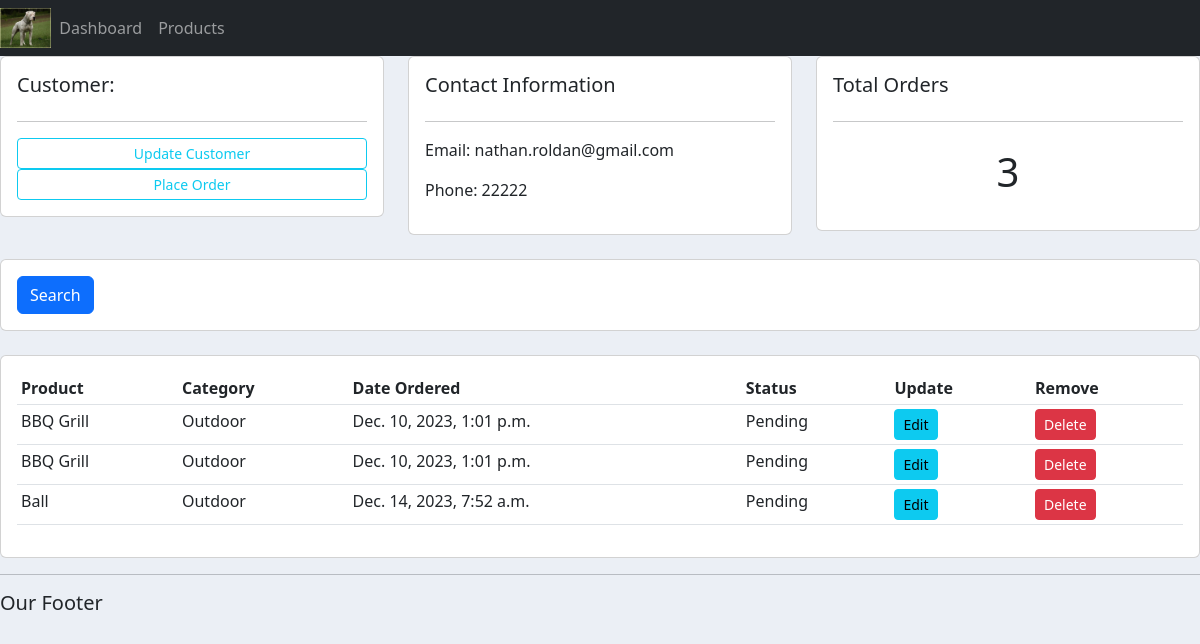
Before: /customer/1/ with the older database file.
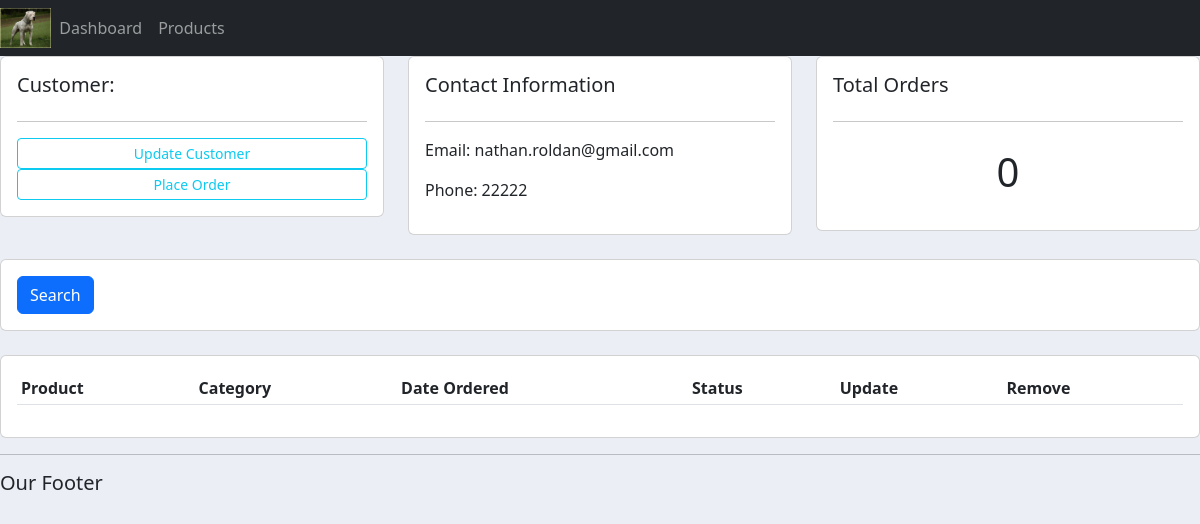
After: the same page with the newer database file.
### accounts/models.py (models this page shows, shortened)
class Order(models.Model):
    STATUS = (
                ('Pending', 'Pending'),
                ('Out for delivery', 'Out for delivery'),
                ('Delivered', 'Delivered')
    )
    customer = models.ForeignKey(Customer, null=True, on_delete=models.SET_NULL)
    product = models.ForeignKey(Product, null=True, on_delete=models.SET_NULL)
    date_created = models.DateTimeField(auto_now_add=True)
    status = models.CharField(max_length=50, null=True, choices=STATUS)

class Product(models.Model):
    CATEGORY = (
                    ('Indoor', 'Indoor'),
                    ('Outdoor', 'Outdoor'),
    )
    name = models.CharField(max_length=50, null=True)
    price = models.FloatField(null=True)
    category = models.CharField(max_length=200, null=True, choices=CATEGORY)
    description = models.CharField(max_length=200, null=True, blank=True)
    date_created = models.DateTimeField(auto_now_add=True)
    tags = models.ManyToManyField(Tag)
    def __str__(self):
        return self.name

### accounts/views.py (the view)
# urls.py: path('customer/<str:pk>/', views.customer, name='customer'),
def customer(request, pk):
    customer = Customer.objects.get(id=pk) #to get the specific Customer via Primar Key (pk)
    total_order = customer.order_set.all().count()
    orders = customer.order_set.all()
    context = {'customer' : customer,
               'total_order' : total_order,
               'orders' : orders,
               }
    return render(request, 'accounts/customer.html', context)

### accounts/templates/accounts/customer.html (shortened to what this page needs)
{% extends 'accounts/main.html' %}
{% block content %}
<div class="row">
    <div class="col-md">
        <div class="card card-body">
            <h5>Customer:</h5>
            <hr>
            <a class="btn btn-outline-info  btn-sm btn-block" href="">Update Customer</a>
            <a class="btn btn-outline-info  btn-sm btn-block" href="#">Place Order</a>
        </div>
    </div>
    <div class="col-md">
        <div class="card card-body">
            <h5>Contact Information</h5>
            <hr>
            <p>Email: {{customer.email}} </p>
            <p>Phone: {{customer.phone}}</p>
        </div>
    </div>
    <div class="col-md">
        <div class="card card-body">
            <h5>Total Orders</h5>
            <hr>
            <h1 style="text-align: center;padding: 10px">{{total_order}}</h1>
        </div>
    </div>
</div>
<br>
<div class="row">
    <div class="col">
        <div class="card card-body">
            <form method="get">
                <button class="btn btn-primary" type="submit">Search</button>
            </form>
        </div>
    </div>
</div>
<br>
<div class="row">
    <div class="col-md">
        <div class="card card-body">
            <table class="table table-sm">
                <tr>
                    <th>Product</th>
                    <th>Category</th>
                    <th>Date Ordered</th>
                    <th>Status</th>
                    <th>Update</th>
                    <th>Remove</th>
                </tr>
                {% for order in orders  %}
                <tr>
                    <td>{{order.product}}</td>
                    <td>{{order.product.category}}</td>
                    <td>{{order.date_created}}</td>
                    <td>{{order.status}}</td>
                    <td><a href="{% url 'update_order' order.id %}" class="btn btn-sm btn-info">Edit</a></td>
                    <td><a href="{% url 'delete_order' order.id %}" class="btn btn-sm btn-danger">Delete</a></td>
                </tr>
                {% endfor %}
            </table>
        </div>
    </div>
</div>
{% endblock  %}

Changed rows visible on the page:
removed Order: product "BBQ Grill", product.category "Outdoor", date_created "Dec. 10, 2023, 1:01 p.m.", status "Pending"
removed Order: product "BBQ Grill", product.category "Outdoor", date_created "Dec. 10, 2023, 1:01 p.m.", status "Pending"
removed Order: product "Ball", product.category "Outdoor", date_created "Dec. 14, 2023, 7:52 a.m.", status "Pending"
Other visible differences:
{{ total_order }}: "3" → "0"
